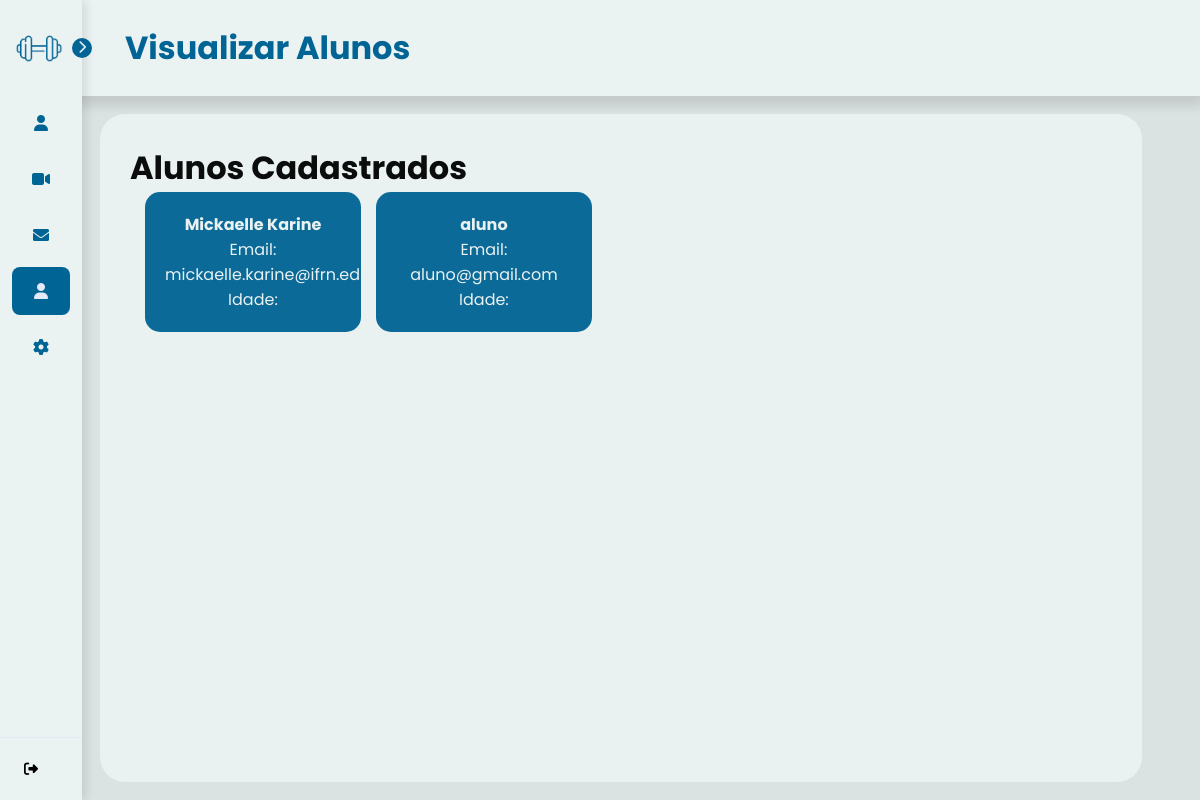
/visualizar_alunos (signed in), run on an earlier commit of the app's database.
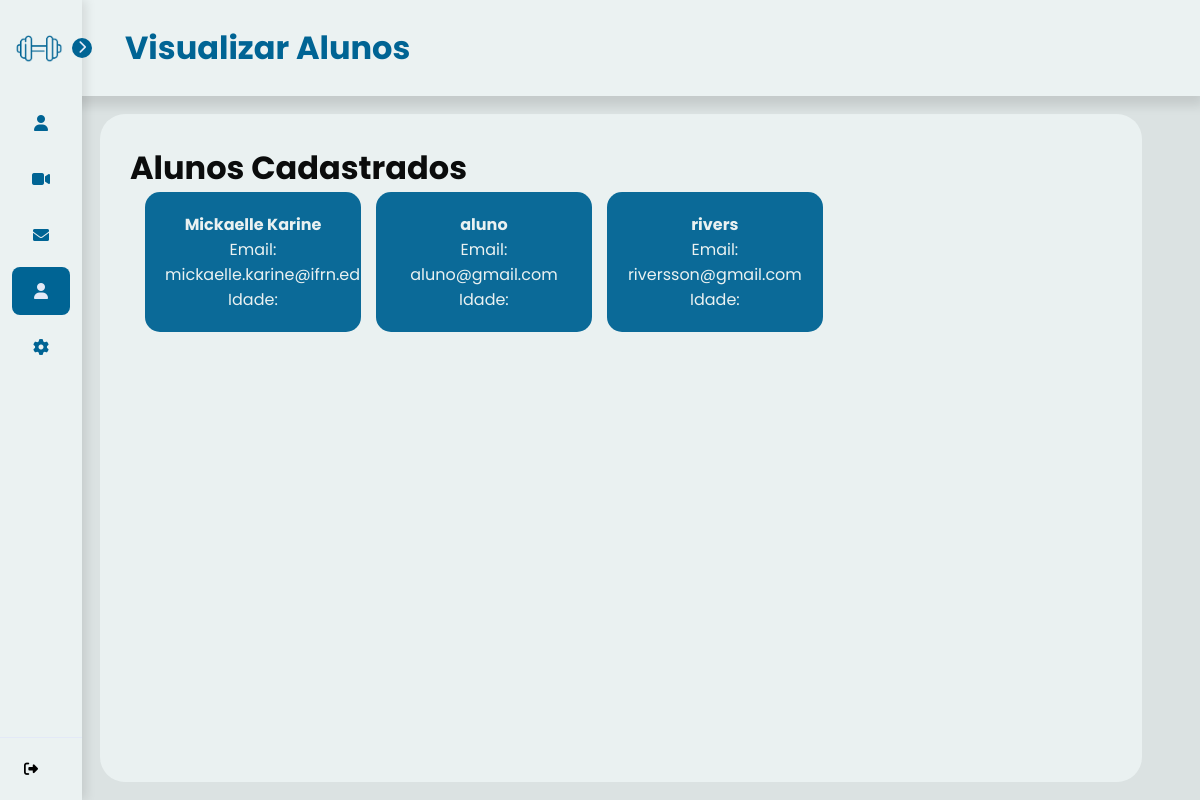
And on a later commit of the database.
### tables this page shows
CREATE TABLE users (
    use_id INTEGER PRIMARY KEY AUTOINCREMENT,
    use_nome TEXT NOT NULL,
    use_senha TEXT NOT NULL,
    use_email TEXT NOT NULL,
    use_telefone TEXT NOT NULL,
    use_data_nascimento DATE NOT NULL,
    use_genero TEXT NOT NULL,
    use_tipo_usuario TEXT NOT NULL,
    use_dias_treino INT,
    use_horario_treino TIME,
    use_dias_trabalho INT ,
    use_horario_trabalho TIME,
    use_idade INT,
    use_peso FLOAT,
    use_altura FLOAT,
    use_imagem BLOB,
    use_foco_treino VARCHAR(90), /*foco do treino que o aluno quer desenvolver*/
    use_tipo_treino VARCHAR(90), /*tipo do treino que o personal gosta de ensinar*/
    use_contador INTEGER DEFAULT 0
);

### controllers/AuthController.py (the view)
@auth_bp.route('/visualizar_alunos')
@login_required
def visualizar_alunos():
    conn = obter_conexao()
    alunos = conn.execute('''
        SELECT use_id, use_nome, use_email, use_telefone
        FROM users
        WHERE use_tipo_usuario = 'aluno'
    ''').fetchall()
    conn.close()
    return render_template('visualizar_alunos.html', alunos=alunos)

### app.py (called while the page is built)
@login_manager.user_loader
def load_user(user_id):
    return User.get(user_id)

### models/__init__.py (called while the page is built)
def obter_conexao():
    conn = sqlite3.connect('database.db')
    conn.row_factory = sqlite3.Row
    return conn

### templates/visualizar_alunos.html (shortened to what this page needs)
{% extends "base_admin.html" %}
{% block titlePage %}Visualizar Alunos{% endblock %}
{% block content %}
<div class="profile-container2">
    <h1>Alunos Cadastrados</h1>
    <div class="profile-info2">
        {% for aluno in alunos %}
        <div class="info2-items">
            <strong>{{ aluno.use_nome }}</strong>
            <p>Email: {{ aluno.use_email }}</p>
            <p>Idade: {{ aluno.usu_idade }}</p>
        </div>
        {% endfor %}
    </div>
</div>
{% endblock %}

What changed in the data, as far as the page shows it:
added users: use_nome "rivers", use_email "riversson@gmail.com"
